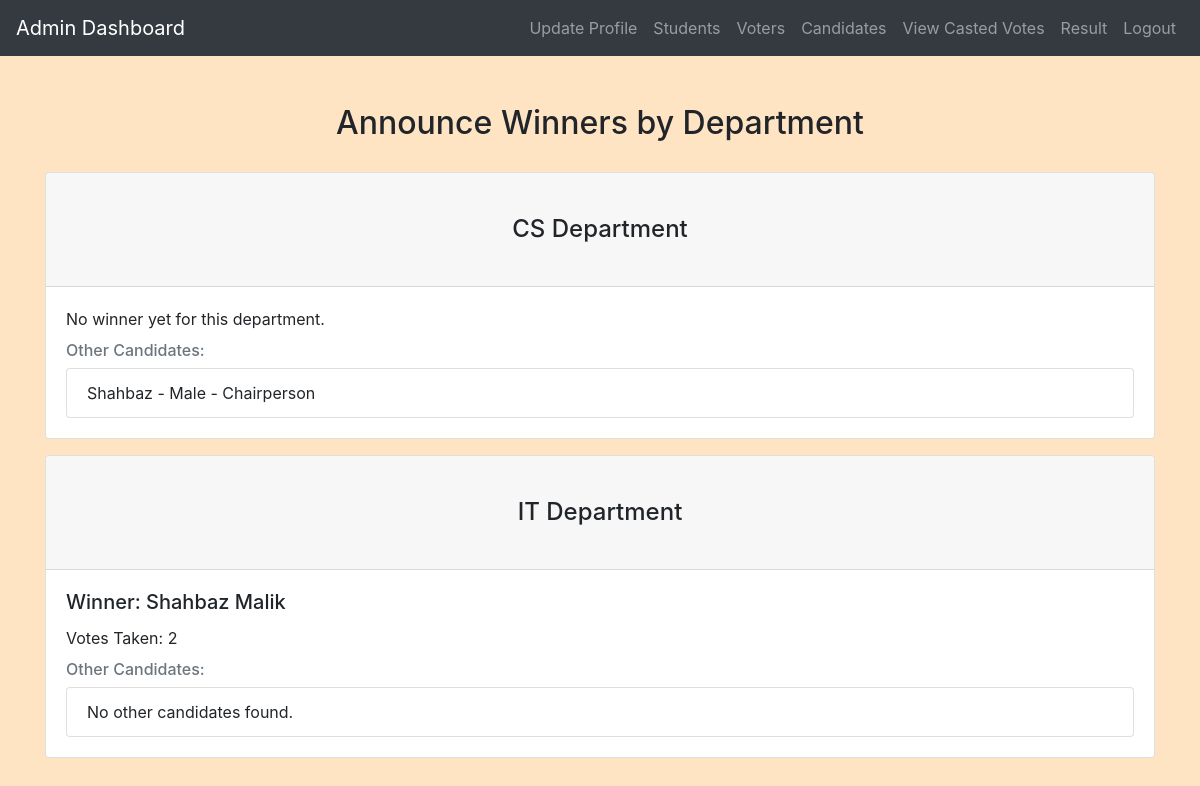
The page /admin/add_winner.php (signed in) on the database its author committed.
### tables this page shows
CREATE TABLE `candidates` (
  `Candidate_ID` int(11) NOT NULL,
  `Profile_Pic` varchar(255) NOT NULL,
  `Name` varchar(100) NOT NULL,
  `Department` varchar(100) NOT NULL,
  `Gender` enum('Male','Female') NOT NULL,
  `Position` varchar(100) NOT NULL DEFAULT 'Chairperson',
  `Approval_Status` enum('Pending','Approved','Rejected') NOT NULL DEFAULT 'Pending'
);

### admin/add_winner.php (the view, shortened to what this page needs)
<?php
include('config.php');
function fetchWinner($conn, $department)
{
    $sql = "SELECT v.Candidate_ID, c.Name AS Candidate_Name, COUNT(*) AS vote_count
            FROM votes v
            INNER JOIN candidates c ON v.Candidate_ID = c.Candidate_ID
            WHERE c.Department = ?
            GROUP BY v.Candidate_ID
            ORDER BY vote_count DESC
            LIMIT 1";
    $stmt = mysqli_prepare($conn, $sql);
    mysqli_stmt_bind_param($stmt, "s", $department);
    mysqli_stmt_execute($stmt);
    $result = mysqli_stmt_get_result($stmt);
    $winner = mysqli_fetch_assoc($result);
    return $winner;
}
$sql = "SELECT DISTINCT Department FROM candidates";
$result = mysqli_query($conn, $sql);
$departments = [];
while ($row = mysqli_fetch_assoc($result)) {
    $departments[] = $row['Department'];
}
$departmentWinners = [];
foreach ($departments as $department) {
    $winner = fetchWinner($conn, $department);
    $departmentWinners[$department]['Winner'] = $winner;
    $departmentWinners[$department]['OtherCandidates'] = [];
    $sql = "SELECT Candidate_ID, Name, Gender, Position FROM candidates WHERE Department = ?";
    $stmt = mysqli_prepare($conn, $sql);
    mysqli_stmt_bind_param($stmt, "s", $department);
    mysqli_stmt_execute($stmt);
    $result = mysqli_stmt_get_result($stmt);
    while ($row = mysqli_fetch_assoc($result)) {
        if ($row['Candidate_ID'] !== $winner['Candidate_ID']) {
            $departmentWinners[$department]['OtherCandidates'][] = $row;
        }
    }
}
?>
<!DOCTYPE html>
<html>
<head>
    <link rel="stylesheet" href="https://maxcdn.bootstrapcdn.com/bootstrap/4.5.2/css/bootstrap.min.css">
    <link rel="stylesheet" href="../css/style.css">
</head>
<body>
<?php include('admin_navbar.php'); ?>
<div class="container mt-5">
    <h2>Announce Winners by Department</h2>
    <?php foreach ($departmentWinners as $department => $data): ?>
        <div class="card mt-3">
            <div class="card-header">
                <h4><?php echo $department; ?> Department</h4>
            </div>
            <div class="card-body">
                <?php if (!empty($data['Winner'])): ?>
                    <h5 class="card-title">Winner: <?php echo $data['Winner']['Candidate_Name']; ?></h5>
                    <p class="card-text">Votes Taken: <?php echo $data['Winner']['vote_count']; ?></p>
                <?php else: ?>
                    <p class="card-text">No winner yet for this department.</p>
                <?php endif; ?>
                <h6 class="card-subtitle mb-2 text-muted">Other Candidates:</h6>
                <ul class="list-group">
                    <?php if (!empty($data['OtherCandidates'])): ?>
                        <?php foreach ($data['OtherCandidates'] as $candidate): ?>
                            <li class="list-group-item">
                                <?php echo $candidate['Name']; ?> - <?php echo $candidate['Gender']; ?> - <?php echo $candidate['Position']; ?>
                            </li>
                        <?php endforeach; ?>
                    <?php else: ?>
                        <li class="list-group-item">No other candidates found.</li>
                    <?php endif; ?>
                </ul>
            </div>
        </div>
    <?php endforeach; ?>
</div>
</body>
</html>

### css/style.css (style rules this page uses)
body { background-color: bisque; }
h1, h2, h3, h4 { text-align: center; margin-top: 30px; margin-bottom: 30px; }

### rows shown on the page
candidates: Name "Shahbaz", Gender "Male", Position "Chairperson"

### other values the page prints
$department "CS"
$department "IT"
$data['Winner']['Candidate_Name'] "Shahbaz Malik"
$data['Winner']['vote_count'] "2"
